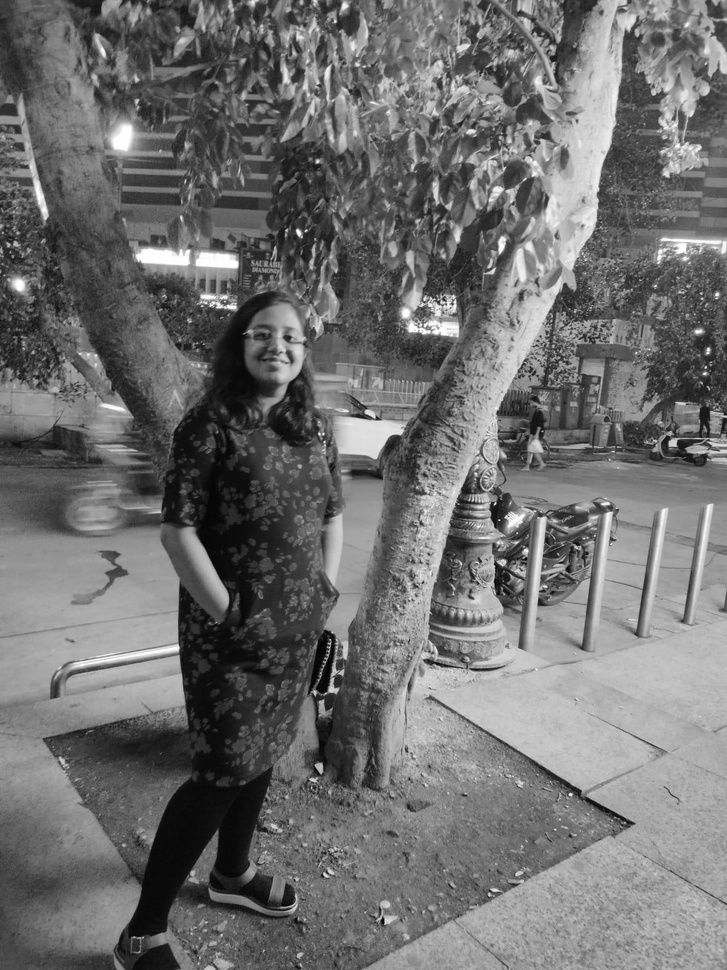
%> input picture computing1/grayPhoto.jpg, 727 x 970 px, shrunk from 1200 x 1600 before the run
$ octave q2_4.m   (GNU Octave 9; MATLAB toolbox functions it lacks are replaced by stand-ins)
%> lines starting %> are read from the running program, lines starting %| are printed output that depends on the picture
% Loading the grayscale image
grayImage = imread('grayPhoto.jpg');
%> grayImage is the input picture: size 970x727 uint8; min 0, max 255, mean 111.1

% Displaying the original grayscale image
figure;
imshow(grayImage);
title('Original Grayscale Image');

% Applying automatic contrast adjustment using imadjust
adjustedImage = imadjust(grayImage);
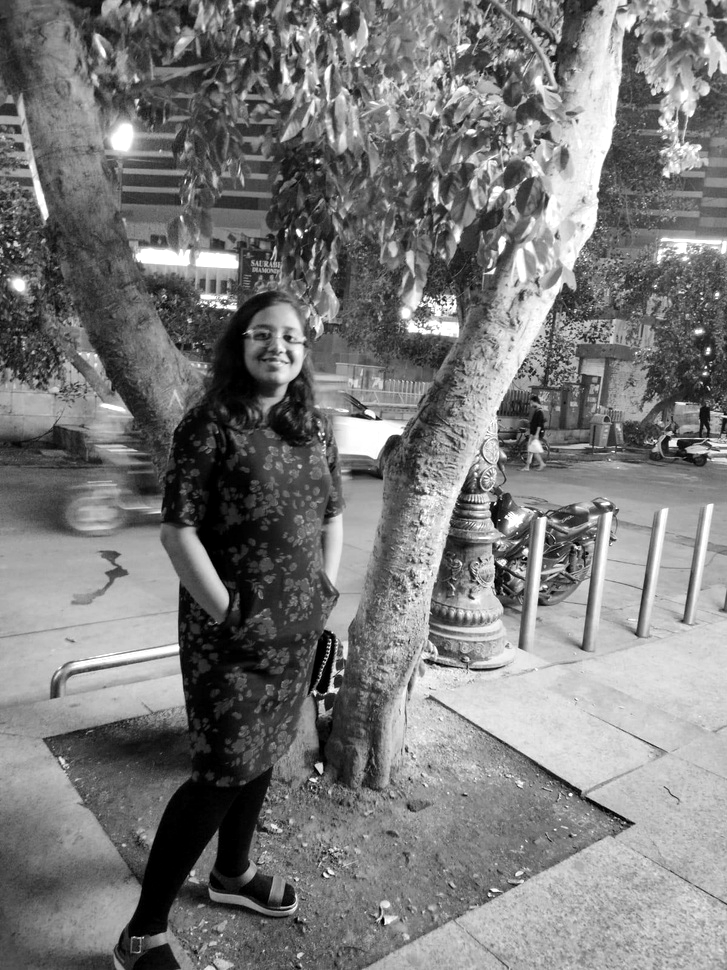
%> adjustedImage: size 970x727 uint8; min 0, max 255, mean 122.1

% Displaying the adjusted image
figure;
imshow(adjustedImage);
title('Contrast Adjusted Image');

% Performing histogram equalization
equalizedImage = histeq(grayImage);
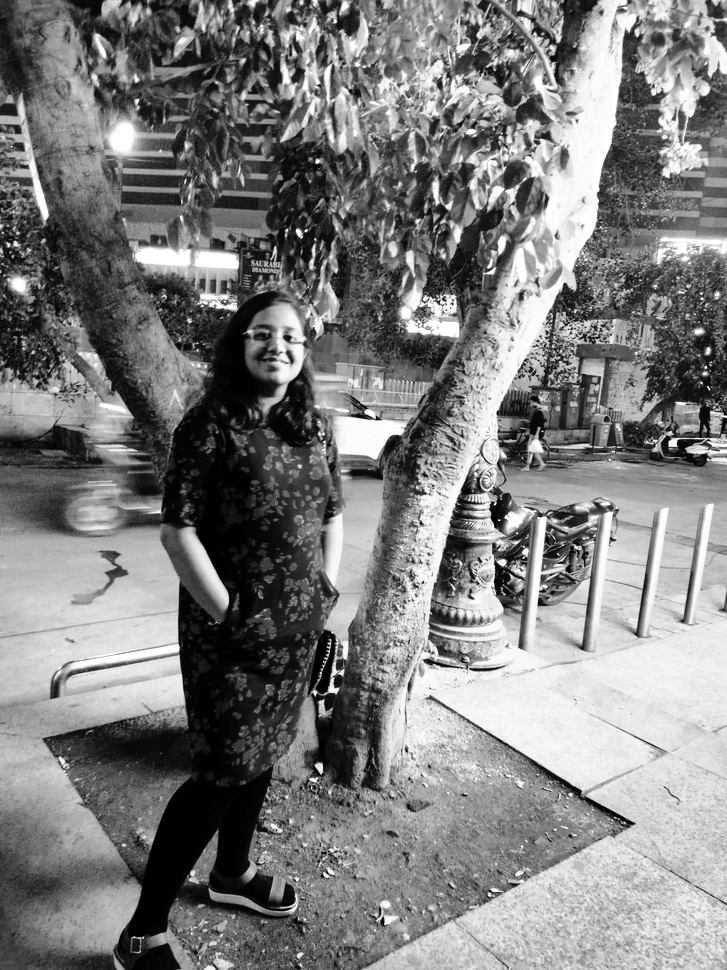
%> equalizedImage: size 970x727 uint8; min 0, max 255, mean 126.2

% Displaying the equalized image
figure;
imshow(equalizedImage);
title('Histogram Equalized Image');

% Computing the histogram of the equalized image
figure;
imhist(equalizedImage);
title('Histogram of Equalized Image');
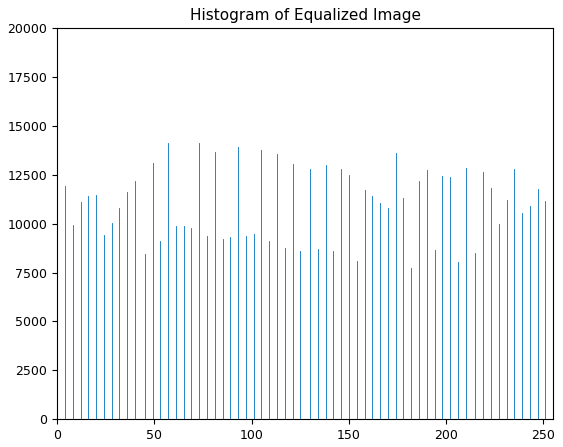
%> figure redrawn from the program's plot data; highest point at x = 0, y = 15527

% Computing the cumulative histogram of the equalized image
histogramValues = imhist(equalizedImage);
%> histogramValues = 256 values, max 15527 at index 1, min 0 at index 2, mean 2754.6
cumulativeHistogram = cumsum(histogramValues);
%> cumulativeHistogram = 256 values from 15527 to 705190
figure;
plot(0:255, cumulativeHistogram);
title('Cumulative Histogram of Equalized Image');
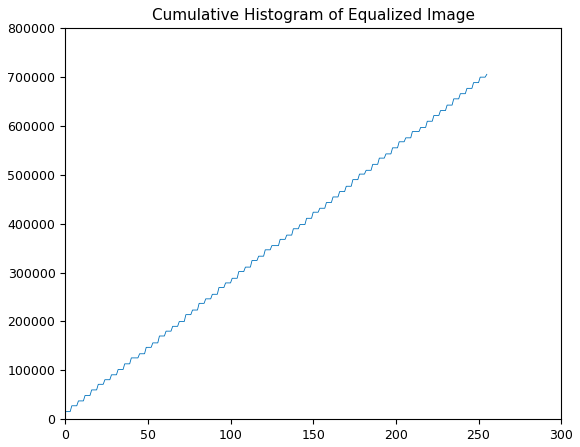
%> figure redrawn from the program's plot data; curve peaks at x = 255, y = 705190

% The histogram is flat quite to an extent.The contrast adjusted image has
% more dark intensity regions but the histogram equalized image has more
% even regions having bright and dark intensity
